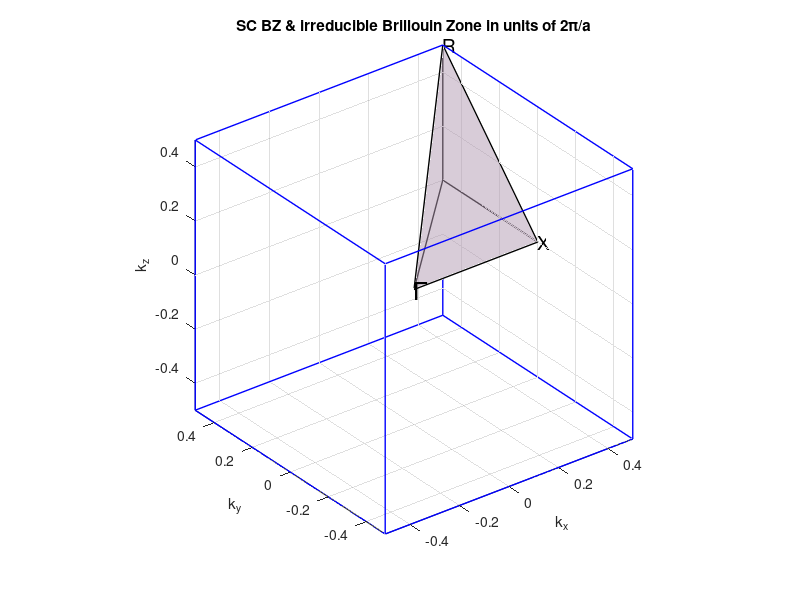

MATLAB code to generate this figure:
%copyright by J. E Hasbun and T. Datta
%ScBZ.m
%Draws the Brillouin zone for the simple cubic and its irreducible
%tetrahedron and calculates the volume.
%Vectors in units of 2*pi/a
%
function ScBZ
clear
clc
Z=[0,0,0];        %zero point (gamma) - origin
X=[1/2,0,0];      %hight symmetry points X, R, M
R=[1/2,1/2,1/2];
M=[1/2,1/2,0];
VSC=abs(dot(X,cross(R,M))/6); %tetrahedron volume
disp('============ Simple Cubic ==============')
fprintf('SC: irreducible V=%s%s\n',rats(VSC),' of BZ volume')
disp('SC symmetry points (in units of 2*pi/a):')
disp('X=[1/2,0,0], R=[1/2,1/2,1/2], M=[1/2,1/2,0]')
disp('Known SC BZ volume: (2*pi/a)^3')
view(150,20)                          %viewpoint longitude, latitude
grid on                               %show a grid
%Begin the tetrahedron
liner(Z,X,'-','k',1.0)                %lines to symmetry points
liner(Z,R,'-','k',1.0)
liner(Z,M,'-','k',1.0)
liner(X,R,'-','k',1.0)
liner(X,M,'-','k',1.0)
liner(R,M,'-','k',1.0)
hold on                               %Begin to fill tetrahedron faces
x = [0;X(1);R(1);]; y=[0;X(2);R(2);]; z=[0;X(3);R(3);];
setter(x,y,z,[0.70 0.60 0.70],0.3,0.5)
x = [0;X(1);M(1);]; y=[0;X(2);M(2);]; z=[0;X(3);M(3);];
setter(x,y,z,[0.70 0.60 0.70],0.3,0.5)
x = [0;R(1);M(1);]; y=[0;R(2);M(2);]; z=[0;R(3);M(3);];
setter(x,y,z,[0.70 0.60 0.70],0.3,0.5)
x = [X(1);R(1);M(1);]; y=[X(2);R(2);M(2);]; z=[X(3);R(3);M(3);];
setter(x,y,z,[0.70 0.60 0.70],0.3,0.5)
text(Z(1),Z(2),Z(3),'\Gamma','FontSize',18)
text(X(1),X(2),X(3),'X','FontSize',14)
text(R(1),R(2),R(3),'R','FontSize',14)
text(M(1),M(2),M(3),'M','FontSize',14)
title('SC BZ & irreducible Brillouin Zone in units of 2\pi/a')
%SC BZ next.
%Corners to which lines will be drawn
c1=[1/2,1/2,1/2]; c2=[-1/2,1/2,1/2]; c3=[-1/2,-1/2,1/2]; c4=[1/2,-1/2,1/2];
c5=[1/2,1/2,-1/2]; c6=[-1/2,1/2,-1/2]; c7=[-1/2,-1/2,-1/2]; c8=[1/2,-1/2,-1/2];
liner(c1,c2,'-','b',1.0)   %c1 top corner connectors
liner(c1,c4,'-','b',1.0)
liner(c1,c5,'-','b',1.0)
liner(c2,c6,'-','b',1.0)   %c2 top corner connectors
liner(c2,c3,'-','b',1.0)
liner(c3,c4,'-','b',1.0)   %c3 top corner connectors
liner(c3,c7,'-','b',1.0)
liner(c5,c6,'-','b',1.0)   %c5 bottom corner connectors
liner(c5,c8,'-','b',1.0)
liner(c7,c6,'-','b',1.0)   %c7 bottom corner connectors
liner(c7,c8,'-','b',1.0)
liner(c8,c4,'-','b',1.0)   %c8 bottom corner connectors
hold off
axis equal                 %helps to make the cube look like it
xlabel('k_x'), ylabel('k_y'), zlabel('k_z')

function liner(v1,v2,lin_style_txt,lin_color_txt,lin_width_num)
%Draws a line given initial vector v1 and final vector v2
%lin_style_txt: line style text format
%lin_color_txt: line color text format
%lin_width_num: line width number format
line([v1(1),v2(1)],[v1(2),v2(2)],[v1(3),v2(3)],...
    'LineStyle',lin_style_txt,'color',...
    lin_color_txt,'linewidth',lin_width_num)

function setter(x,y,z,v,Edge_num,Face_num)
%fills a polygon according to coords x,y,z vectors
%v is a color vector like v=[0.70 0.70 0.40] for example
%Edge_num is a number like 0.3, and Face_num is also a number like 0.5
h=fill3(x,y,z,v);                                %fill face
set(h,'EdgeAlpha',Edge_num,'FaceAlpha',Face_num) %edges, transparent
